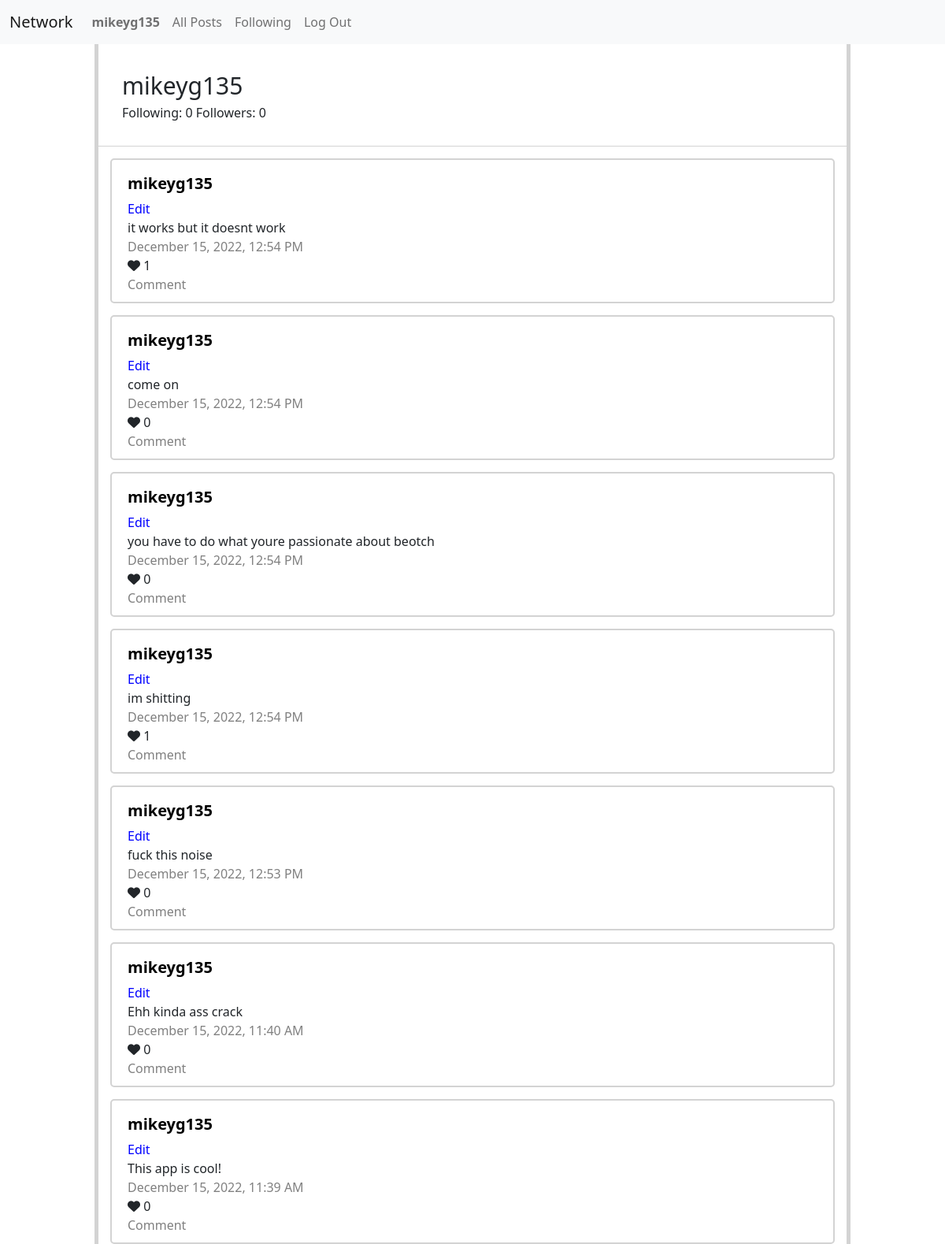
/profile_page/mikeyg135/ (signed in), run on the app's committed database.
### network/models.py (models this page shows)
class User(AbstractUser):
    pass

class Following_Follower(models.Model):
    username = models.TextField(max_length=500)
    following = models.IntegerField(default=0)
    followers = models.IntegerField(default=0)

class All_Post(models.Model):
    id = models.IntegerField(primary_key=True)
    username = models.TextField(max_length=500)
    comment = models.TextField(max_length=500)
    date = models.TextField(max_length=500)
    time = models.TextField(max_length=500)
    datetime = models.DateTimeField(blank=True, default=datetime.now)
    likes = models.IntegerField()

### network/views.py (the view, shortened to what this page needs)
# urls.py: path("profile_page/<str:username>/", views.profile_page, name="profile_page"),
def profile_page(request, username):
    user = Following_Follower.objects.filter(username = username)
    posts_from_user = All_Post.objects.filter(username = username).order_by('datetime').reverse()
    following_list = following_system.objects.filter(follower = request.user, leader = username)
    if (following_list.count() == 0):
        message = "Follow"
    else:
        message = "Unfollow"
    print(user)
    profile = {
        "username": user[0].username,
        "following": user[0].following,
        "followers": user[0].followers,
        "posts_from_user": posts_from_user,
        "message": message
    }
    return render(request, "network/profile_page.html", profile)

### network/templates/network/profile_page.html (shortened to what this page needs)
{% extends "network/layout.html" %}
{% block body %}
{% load %}
<div id="profile_container">
    <div id="profile_body">
        <div id="profile_header">
            <div id="profile_username">{{ username }} </div>
            <div id="profile_following">Following: {{ following }} Followers: {{ followers }}</div>
        </div>
        <div id = "profile_posts">
            {% for post in posts_from_user %}
                <div id = "post">
                    <div id="username"> <a style="text-decoration: none; color: black;" href="{% url 'profile_page' post.username %}">{{ post.username }}</a></div>
                    <div style="color: blue;">Edit</div>
                    <div id="comment">{{ post.comment }}</div>
                    <div id="date" style="color: gray">{{ post.date }}, {{ post.time }}</div>
                    <div id="likes"> <i class="fa-solid fa-heart"></i> {{ post.likes}}</div>
                    <div style="color: gray">Comment</div>
                </div>
            {% endfor %}
        </div>
    </div>
</div>
{% endblock %}

### network/templates/network/layout.html (shortened to what this page needs)
{% load static %}
<!DOCTYPE html>
<html lang="en">
    <head>
        <link href="https://cdn.jsdelivr.net/npm/bootstrap@5.0.2/dist/css/bootstrap.min.css" rel="stylesheet">
        <link href="{% static 'network/styles.css' %}" rel="stylesheet">
    </head>
    <body>
       <nav class="navbar navbar-expand-sm navbar-light bg-light">
            <div class="container-fluid">
                <a class="navbar-brand" href="#">Network</a>
              <div class="collapse navbar-collapse" id="navbarNav">
                <ul class="navbar-nav">
                        {% if user.is_authenticated %}
                            <li class="nav-item">
                                <a class="nav-link" href="#" id="user"><strong>{{ user.username }}</strong></a>
                            </li>
                        {% endif %}
                           <li class="nav-item">
                                <a class="nav-link" href="{% url 'index' %}">All Posts</a>
                            </li>
                        {% if user.is_authenticated %}
                            <li class="nav-item">
                                <a class="nav-link" href="{% url 'following' %}">Following</a>
                            </li>
                            <li class="nav-item">
                                <a class="nav-link" href="{% url 'logout' %}">Log Out</a>
                            </li>
                        {% endif %}
                </ul>
              </div>
            </div>
          </nav>
        <div class="body">
            {% block body %}
            {% endblock %}
        </div>
    </body>
</html>

### network/static/network/styles.css (style rules this page uses)
ul li { display: inline !important; }
#post { border: 2.5px solid lightgray; padding: 20px; padding-top: 10px; padding-bottom: 10px; border-radius: 5px; margin: 15px; }
#username { font-size: 20px; font-weight: bold; margin-top: 5px; margin-bottom: 5px; }
#profile_container { height: 100vh; }
#profile_body { width: 80%; margin: 0 auto; min-height: 100%; height: fit-content; border-left: 5px solid lightgray; border-right: 5px solid lightgray; position: relative; }
#profile_header { padding: 30px; border-bottom: 1px solid lightgray; }
#profile_username { font-size: 30px; }

### data on the page
User: username "mikeyg135"
Following_Follower: username "mikeyg135"
All_Post: username "mikeyg135", comment "it works but it doesnt work", date "December 15, 2022", time "12:54 PM", likes "1"
All_Post: username "mikeyg135", comment "come on", date "December 15, 2022", time "12:54 PM", likes "0"
All_Post: username "mikeyg135", comment "you have to do what youre passionate about beotch", date "December 15, 2022", time "12:54 PM", likes "0"
All_Post: username "mikeyg135", comment "im shitting", date "December 15, 2022", time "12:54 PM", likes "1"
All_Post: username "mikeyg135", comment "fuck this noise", date "December 15, 2022", time "12:53 PM", likes "0"
All_Post: username "mikeyg135", comment "Ehh kinda ass crack", date "December 15, 2022", time "11:40 AM", likes "0"
All_Post: username "mikeyg135", comment "This app is cool!", date "December 15, 2022", time "11:39 AM", likes "0"

### other printed values
{{ following }} "0"
{{ followers }} "0"
